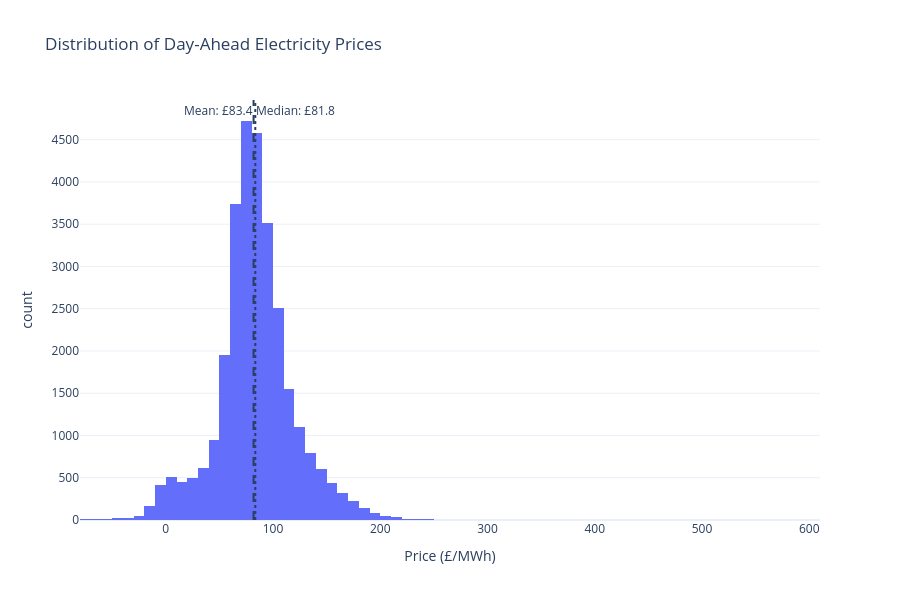

The notebook cell saved with this chart:
### Code cell
fig = px.histogram(
    clean_price_df,
    x=price_col,
    nbins=100,
    title="Distribution of Day-Ahead Electricity Prices",
    labels={
        price_col: "Price (£/MWh)",
        "count": "Number of settlement periods"
    }
)

fig.add_vline(
    x=clean_price_df[price_col].median(),
    line_dash="dash",
    annotation_text=f"Median: £{clean_price_df[price_col].median():.1f}",
    annotation_position="top right"
)

fig.add_vline(
    x=clean_price_df[price_col].mean(),
    line_dash="dot",
    annotation_text=f"Mean: £{clean_price_df[price_col].mean():.1f}",
    annotation_position="top left"
)

fig.update_layout(
    template="plotly_white",
    width=900,
    height=600
)

fig.show()

### Figure 1 — Plotly figure (JSON) as saved in the notebook; plotly's stock layout.template omitted (floating-point values rounded to 4 significant figures; data arrays with more than 128 entries replaced by an {"elided": "..."} marker saying what was removed)
{"data": [{"bingroup": "x", "hovertemplate": "Price (£/MWh)=%{x}<br>count=%{y}<extra></extra>", "legendgroup": "", "marker": {"color": "#636efa", "pattern": {"shape": ""}}, "name": "", "nbinsx": 100, "orientation": "v", "showlegend": false, "type": "histogram", "x": {"elided": "30149 float values"}, "xaxis": "x", "yaxis": "y"}], "layout": {"annotations": [{"showarrow": false, "text": "Median: £81.8", "x": 81.84, "xanchor": "left", "xref": "x", "y": 1, "yanchor": "top", "yref": "y domain"}, {"showarrow": false, "text": "Mean: £83.4", "x": 83.44, "xanchor": "right", "xref": "x", "y": 1, "yanchor": "top", "yref": "y domain"}], "barmode": "relative", "height": 600, "legend": {"tracegroupgap": 0}, "shapes": [{"line": {"dash": "dash"}, "type": "line", "x0": 81.84, "x1": 81.84, "xref": "x", "y0": 0, "y1": 1, "yref": "y domain"}, {"line": {"dash": "dot"}, "type": "line", "x0": 83.44, "x1": 83.44, "xref": "x", "y0": 0, "y1": 1, "yref": "y domain"}], "title": {"text": "Distribution of Day-Ahead Electricity Prices"}, "width": 900, "xaxis": {"anchor": "y", "domain": [0, 1], "title": {"text": "Price (£/MWh)"}}, "yaxis": {"anchor": "x", "domain": [0, 1], "title": {"text": "count"}}}}
